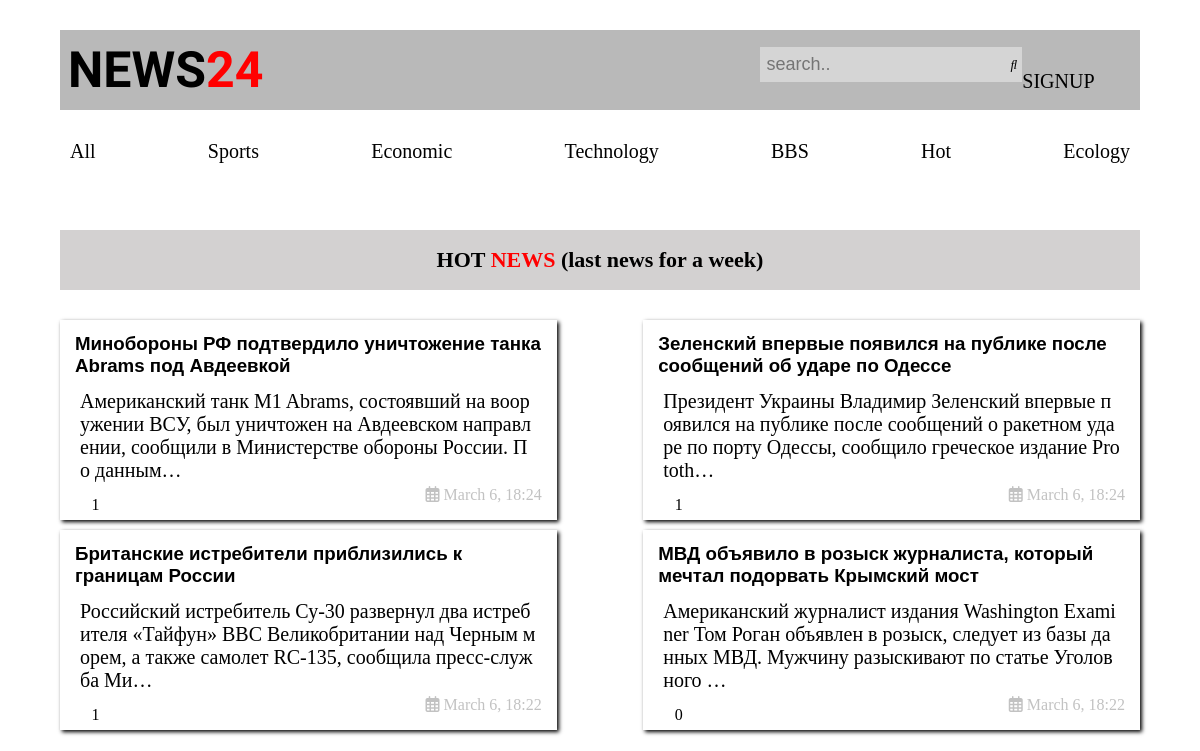
The app's page /, older data.
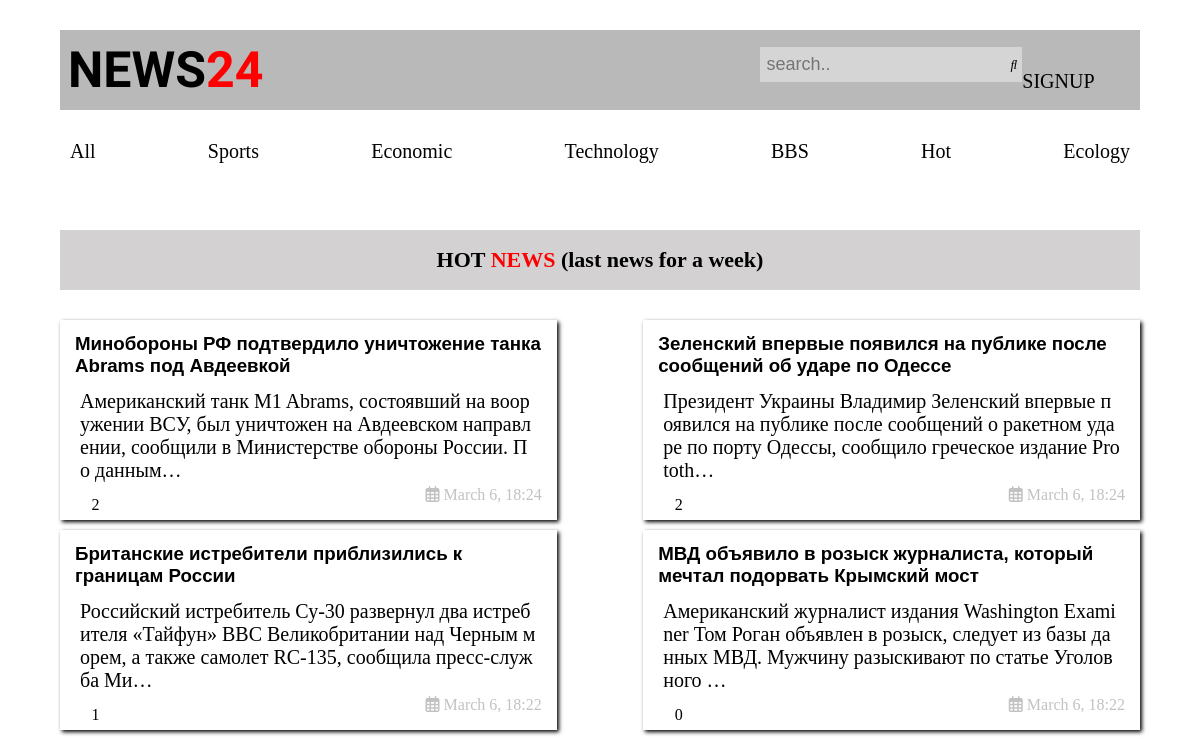
The same page, newer data.
### news/models.py (models this page shows, shortened)
class News(models.Model):
    class Status(models.TextChoices):
        DRAFT = 'DF', 'Draft',
        PUBLISHED = 'PB', 'Published'
    title = models.CharField(max_length=250)
    slug = models.SlugField(max_length=250, unique_for_date='publish')
    body = models.TextField()
    view =models.PositiveIntegerField(default=0)
    publish = models.DateTimeField(default=timezone.now)
    created_at = models.DateTimeField(auto_now_add=True)
    updated_at = models.DateTimeField(auto_now=True)
    status = models.CharField(max_length=2, choices=Status.choices, default=Status.DRAFT)
    author = models.ForeignKey(User, on_delete=models.CASCADE, related_name='new_posts')
    objects = models.Manager()
    published = PublishedManager()
    class Meta:
        ordering = ['-publish']
        indexes = [
            models.Index(fields=['-publish'])
        ]

### news/views.py (the view)
# urls.py: path('', views.news_list, name='news_list'),
def news_list(request):
    news = News.objects.all()
    paginator = Paginator(news, 3)
    page_number = request.GET.get('page',1)
    posts = paginator.get_page(page_number)
    return render(request, 'news/home.html', {'news':news})

### news/templates/news/home.html (shortened to what this page needs)
{% extends 'base.html'%}
{% block body  %}
    <div class="box-forlastnews">
        <div class="line">
            <h3>HOT <span>NEWS</span> (last news for a week)</h3>
        </div>
    </div>
    <div class="card-box">
    {% for i in news %}
        <div class="card">
            <div class="title">
                <h3><a style="color:black; text-decoration: none" href="{% url 'news_detail' id=i.id %}">{{ i.title|truncatechars:80|linebreaks }}</a></h3>
            </div>
            <div class="content">
                <p>{{ i.body|truncatechars:150 }}</p>
            </div>
            <div class="footer-card">
                <div class="view">
                   <p><i class="fa-duotone fa-eye"></i> {{ i.view }}</p>
                </div>
                <div class="time">
                  <p style="margin-bottom: 20px;"><i class="fa-sharp fa-regular fa-calendar-days"></i> {{ i.created_at|date:"F j, H:i" }}</p>
                </div>
            </div>
        </div>
    {% endfor %}
    </div>
{% endblock body %}

Row changes from the older to the newer data that the page shows:
changed News "Минобороны РФ подтвердило уничтожение танка Abrams под Авдеевкой": view "1" → "2"
changed News "Зеленский впервые появился на публике после сообщений об ударе по Одессе": view "1" → "2"
